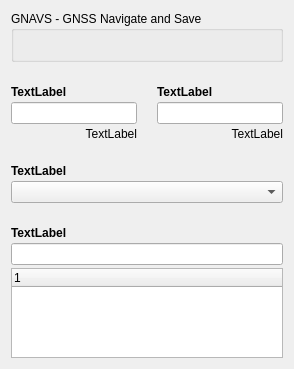
         <widget class="QWidget" name="scrollAreaWidgetContents_2">
          <property name="geometry">
           <rect>
            <x>0</x>
            <y>0</y>
            <width>294</width>
            <height>369</height>
           </rect>
          </property>
          <property name="sizePolicy">
           <sizepolicy hsizetype="MinimumExpanding" vsizetype="Preferred">
            <horstretch>0</horstretch>
            <verstretch>0</verstretch>
           </sizepolicy>
          </property>
          <property name="styleSheet">
           <string notr="true"/>
          </property>
          <layout class="QGridLayout" name="gridLayout_16">
           <property name="horizontalSpacing">
            <number>20</number>
           </property>
           <property name="verticalSpacing">
            <number>3</number>
           </property>
           <item row="10" column="0" colspan="2">
            <widget class="QLineEdit" name="spaufsuchenichtwaldursacheidText">
             <property name="readOnly">
              <bool>true</bool>
             </property>
            </widget>
           </item>
           <item row="1" column="0">
            <spacer name="verticalSpacer_33">
             <property name="orientation">
              <enum>Qt::Vertical</enum>
             </property>
             <property name="sizeType">
              <enum>QSizePolicy::Fixed</enum>
             </property>
             <property name="sizeHint" stdset="0">
              <size>
               <width>20</width>
               <height>20</height>
              </size>
             </property>
            </spacer>
           </item>
           <item row="5" column="0">
            <spacer name="verticalSpacer_16">
             <property name="orientation">
              <enum>Qt::Vertical</enum>
             </property>
             <property name="sizeType">
              <enum>QSizePolicy::Fixed</enum>
             </property>
             <property name="sizeHint" stdset="0">
              <size>
               <width>20</width>
               <height>20</height>
              </size>
             </property>
            </spacer>
           </item>
           <item row="11" column="0" colspan="2">
            <widget class="QTreeWidget" name="spaufsuchenichtwaldursacheidTreeWidget">
             <column>
              <property name="text">
               <string notr="true">1</string>
              </property>
             </column>
            </widget>
           </item>
           <item row="6" column="0">
            <widget class="QLabel" name="spaufsuchenichtbegehbarursacheidLabel">
             <property name="sizePolicy">
              <sizepolicy hsizetype="Preferred" vsizetype="Fixed">
               <horstretch>0</horstretch>
               <verstretch>0</verstretch>
              </sizepolicy>
             </property>
             <property name="font">
              <font>
               <weight>75</weight>
               <bold>true</bold>
              </font>
             </property>
             <property name="text">
              <string>TextLabel</string>
             </property>
            </widget>
           </item>
           <item row="8" column="0">
            <spacer name="verticalSpacer_17">
             <property name="orientation">
              <enum>Qt::Vertical</enum>
             </property>
             <property name="sizeType">
              <enum>QSizePolicy::Fixed</enum>
             </property>
             <property name="sizeHint" stdset="0">
              <size>
               <width>20</width>
               <height>20</height>
              </size>
             </property>
            </spacer>
           </item>
           <item row="7" column="0" colspan="2">
            <widget class="QComboBox" name="spaufsuchenichtbegehbarursacheid">
             <property name="sizePolicy">
              <sizepolicy hsizetype="MinimumExpanding" vsizetype="Fixed">
               <horstretch>0</horstretch>
               <verstretch>0</verstretch>
              </sizepolicy>
             </property>
            </widget>
           </item>
           <item row="0" column="0" colspan="2">
            <widget class="QGroupBox" name="groupBox_2">
             <property name="title">
              <string>GNAVS - GNSS Navigate and Save</string>
             </property>
             <layout class="QGridLayout" name="gridLayout_25">
              <item row="0" column="0">
               <layout class="QVBoxLayout" name="gnavs_navigation">
                <property name="topMargin">
                 <number>5</number>
                </property>
                <property name="bottomMargin">
                 <number>5</number>
                </property>
               </layout>
              </item>
             </layout>
            </widget>
           </item>
           <item row="3" column="1">
            <widget class="QLineEdit" name="spaufsucheaufnahmetruppgnss">
             <property name="placeholderText">
              <string/>
             </property>
            </widget>
           </item>
           <item row="2" column="1">
            <widget class="QLabel" name="spaufsucheaufnahmetruppgnssLabel">
             <property name="sizePolicy">
              <sizepolicy hsizetype="Preferred" vsizetype="Fixed">
               <horstretch>0</horstretch>
               <verstretch>0</verstretch>
              </sizepolicy>
             </property>
             <property name="font">
              <font>
               <weight>75</weight>
               <bold>true</bold>
              </font>
             </property>
             <property name="text">
              <string>TextLabel</string>
             </property>
            </widget>
           </item>
           <item row="2" column="0">
            <widget class="QLabel" name="spaufsucheaufnahmetruppkuerzelLabel">
             <property name="sizePolicy">
              <sizepolicy hsizetype="Preferred" vsizetype="Fixed">
               <horstretch>0</horstretch>
               <verstretch>0</verstretch>
              </sizepolicy>
             </property>
             <property name="font">
              <font>
               <weight>75</weight>
               <bold>true</bold>
              </font>
             </property>
             <property name="text">
              <string>TextLabel</string>
             </property>
            </widget>
           </item>
           <item row="3" column="0">
            <widget class="QLineEdit" name="spaufsucheaufnahmetruppkuerzel">
             <property name="placeholderText">
              <string/>
             </property>
            </widget>
           </item>
           <item row="9" column="0">
            <widget class="QLabel" name="spaufsuchenichtwaldursacheidTreeWidgetLabel">
             <property name="font">
              <font>
               <weight>75</weight>
               <bold>true</bold>
              </font>
             </property>
             <property name="text">
              <string>TextLabel</string>
             </property>
            </widget>
           </item>
           <item row="4" column="0">
            <widget class="QLabel" name="spaufsucheaufnahmetruppkuerzelError">
             <property name="text">
              <string>TextLabel</string>
             </property>
             <property name="alignment">
              <set>Qt::AlignRight|Qt::AlignTrailing|Qt::AlignVCenter</set>
             </property>
            </widget>
           </item>
           <item row="4" column="1">
            <widget class="QLabel" name="spaufsucheaufnahmetruppgnssError">
             <property name="text">
              <string>TextLabel</string>
             </property>
             <property name="alignment">
              <set>Qt::AlignRight|Qt::AlignTrailing|Qt::AlignVCenter</set>
             </property>
            </widget>
           </item>
          </layout>
         </widget>
